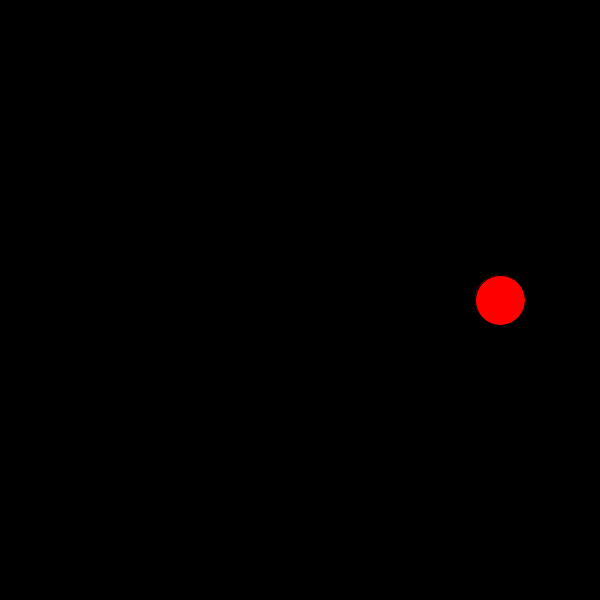
Frame 1 (no input)
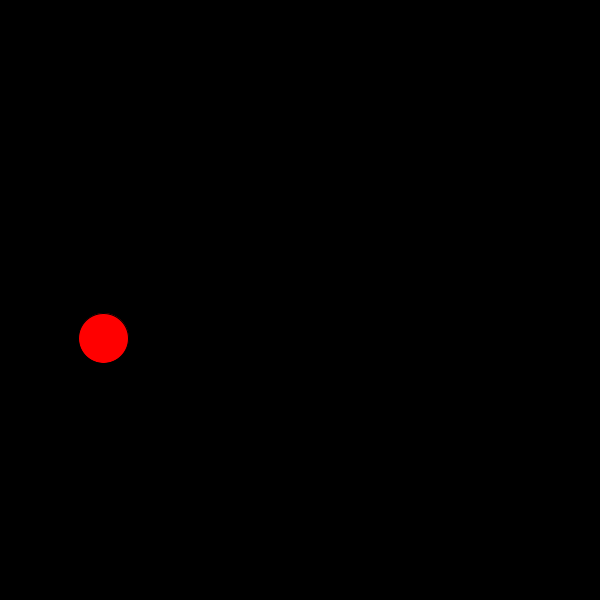
Frame 60 (the mouse pressed at the canvas centre just before this capture)
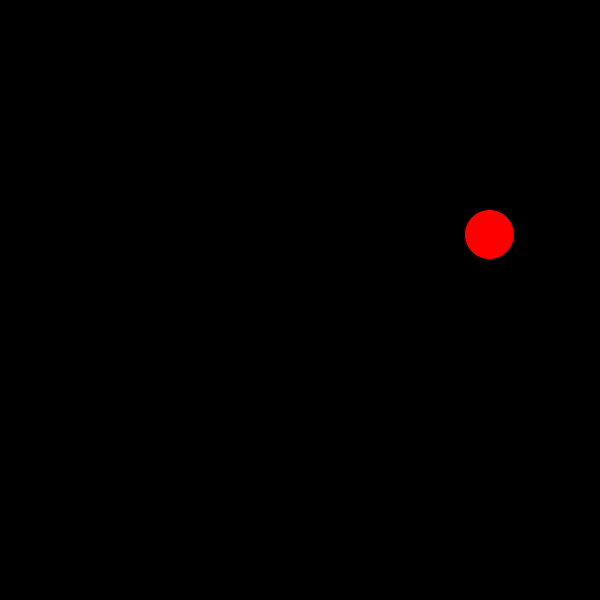
Frame 120 (the mouse held since frame 60 and released just before this capture)

The Processing sketch that drew these frames (run headless with seeded random() and noise(); from frame 60 on, the mouse is pressed at the canvas centre):

// Processing sketch: planetMotionForAhsan
// ── planetMotionForAhsan.pde
//info about the planet
float x, y, radius, theta, distanceFromCenter;

void setup() {
  size(600, 600);
  radius = 50;
  theta = 0;
  distanceFromCenter = 200;
}


void draw() {
  background(0);
  translate(width/2, height/2);  //moves origin to middle of screen

  fill(255, 0, 0);
  x = distanceFromCenter * cos(theta);
  y = distanceFromCenter * sin(theta);
  ellipseMode(CENTER);
  ellipse(x, y, radius, radius);

  theta += 0.05;
}
